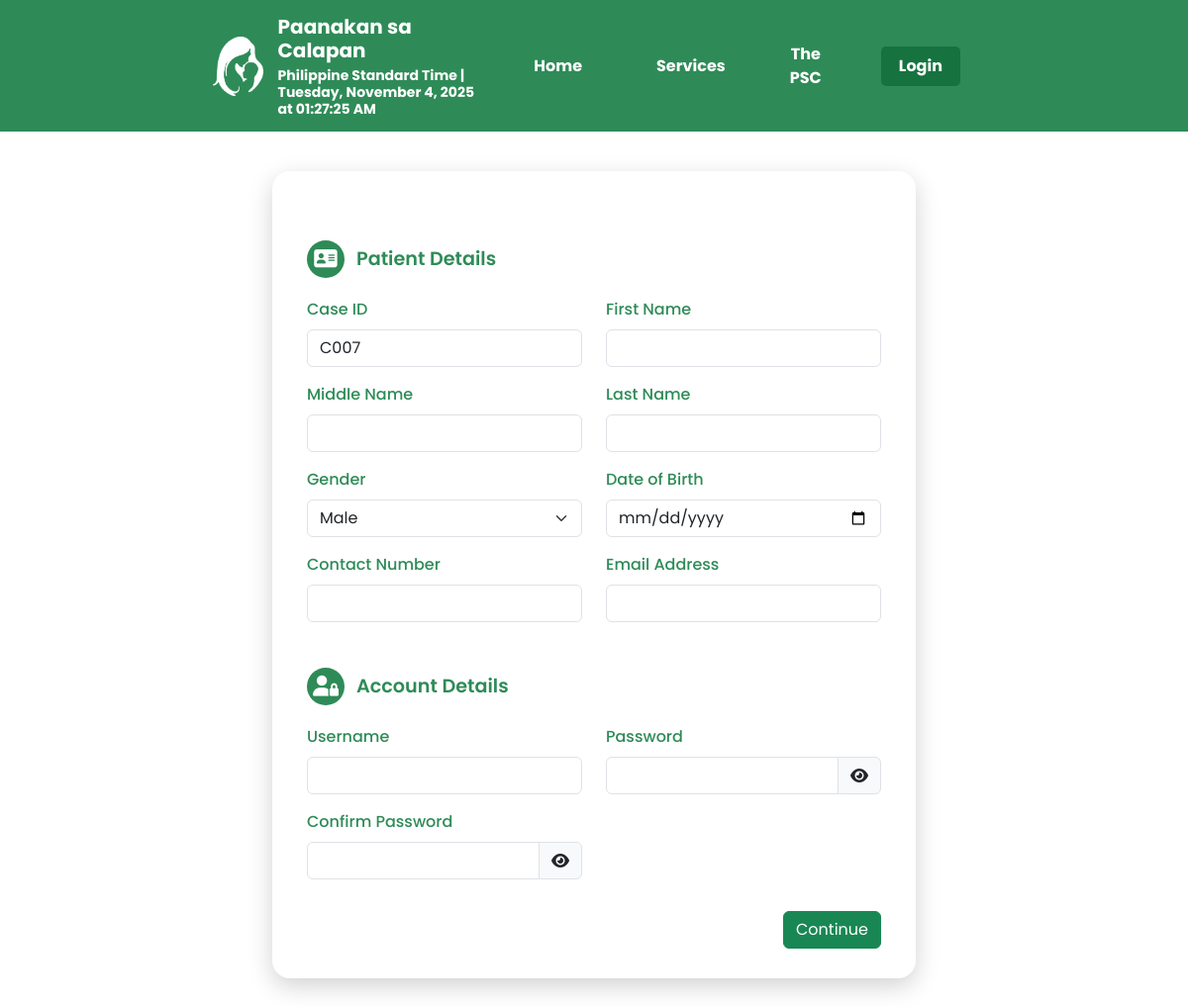
/add_patient.php, run on an earlier commit of the app's database.
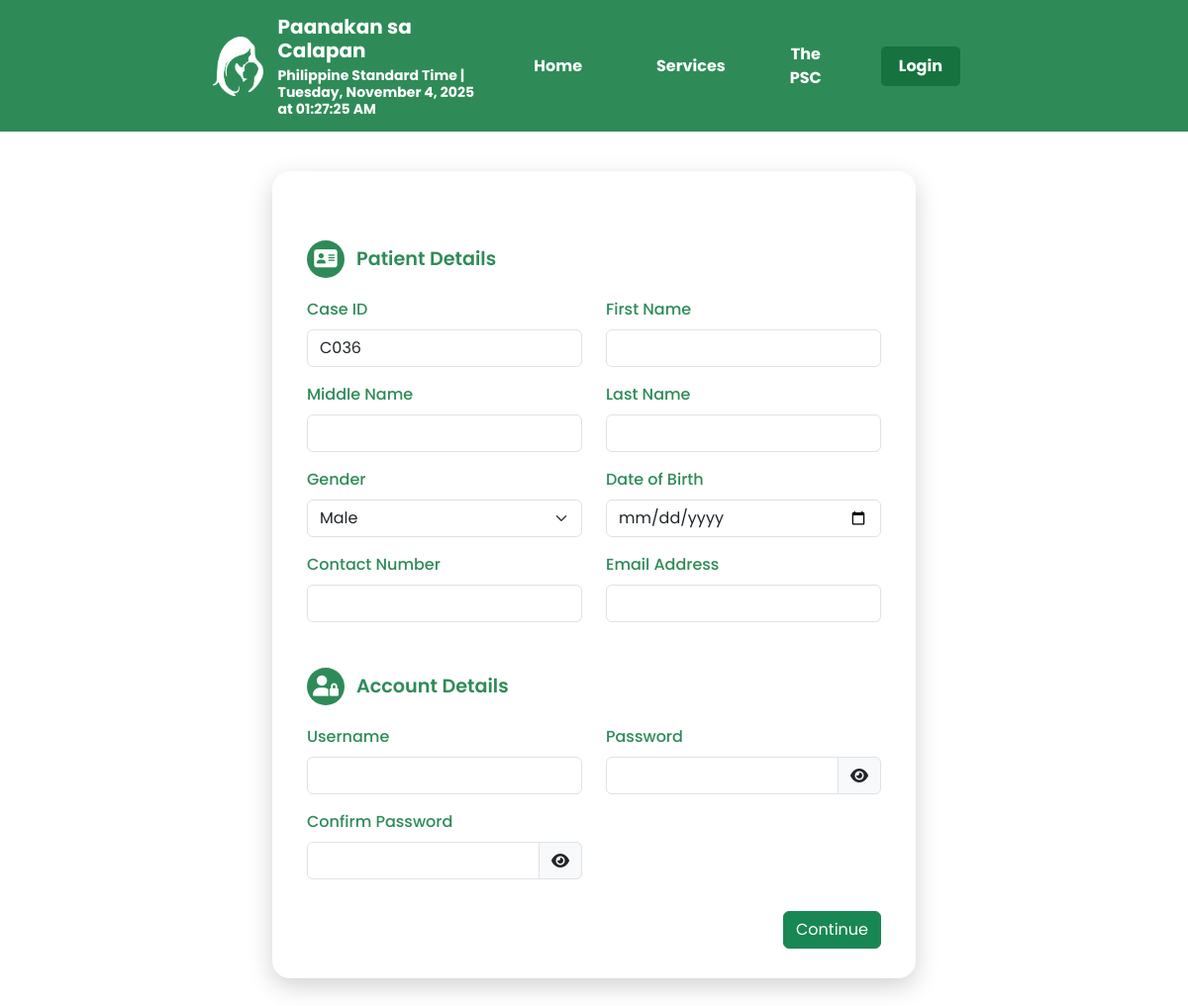
And on a later commit of the database.
### tables this page shows
CREATE TABLE `patients` (
  `patient_id` int(11) NOT NULL,
  `case_id` varchar(20) NOT NULL,
  `user_id` int(11) DEFAULT NULL,
  `first_name` varchar(50) NOT NULL,
  `middle_name` varchar(50) DEFAULT NULL,
  `last_name` varchar(50) NOT NULL,
  `gender` enum('Male','Female') NOT NULL,
  `date_of_birth` date NOT NULL,
  `email` varchar(50) DEFAULT NULL,
  `contact_number` varchar(15) NOT NULL,
  `philhealth_no` varchar(20) DEFAULT NULL,
  `religion` varchar(50) DEFAULT NULL,
  `civil_status` enum('Single','Married','Widowed','Separated','Divorced') DEFAULT NULL,
  `nationality` varchar(50) DEFAULT NULL,
  `occupation` varchar(100) DEFAULT NULL,
  `address` text DEFAULT NULL,
  `patient_status` enum('Admitted','Discharged') DEFAULT NULL,
  `created_at` timestamp NOT NULL DEFAULT current_timestamp()
);

### add_patient.php (the view, shortened to what this page needs)
<?php
$pdo = connection();
function generateCaseId($pdo) {
    $query = "SELECT case_id FROM patients ORDER BY case_id DESC LIMIT 1";
    $stmt = $pdo->query($query);
    $last_case_id = $stmt->fetchColumn();
    if ($last_case_id) {
        $last_number = (int)substr($last_case_id, 1);
        $new_number = $last_number + 1;
        $new_case_id = 'C' . str_pad($new_number, 3, '0', STR_PAD_LEFT);
    } else {
        $new_case_id = 'C001';
    }
    return $new_case_id;
}
$case_id = generateCaseId($pdo);
?>
<!DOCTYPE html>
<html lang="en">
<head>
    <link href="https://cdn.jsdelivr.net/npm/bootstrap@5.3.3/dist/css/bootstrap.min.css" rel="stylesheet">
    <link rel="stylesheet" href="../css/sidebar.css">
    <link rel="stylesheet" href="css/form.css">
    <link rel="stylesheet" href="https://cdnjs.cloudflare.com/ajax/libs/font-awesome/6.4.0/css/all.min.css">
</head>
<body>
<?php include 'header.php'; ?>
<main>
    <div class="registration-card">
        <form action="add_patient.php" method="POST">
            <div class="section-divider">
                <div class="section-icon"><i class="fas fa-address-card"></i></div>
                <div class="section-title">Patient Details</div>
            </div>
        <div class="row mb-3">
                <div class="col-md-6 mb-3">
                <label for="case_id" class="form-label">Case ID</label>
                <input type="text" name="case_id" id="case_id" class="form-control" value="<?= htmlspecialchars($case_id) ?>" readonly>
            </div>
                <div class="col-md-6 mb-3">
                <label for="first_name" class="form-label">First Name</label>
                    <input type="text" name="first_name" id="first_name" class="form-control capitalize" oninput="capitalizeInput(this)" required value="<?= isset($_POST['first_name']) ? htmlspecialchars($_POST['first_name']) : '' ?>">
            </div>
                <div class="col-md-6 mb-3">
                <label for="middle_name" class="form-label">Middle Name</label>
                    <input type="text" name="middle_name" id="middle_name" class="form-control capitalize" oninput="capitalizeInput(this)" value="<?= isset($_POST['middle_name']) ? htmlspecialchars($_POST['middle_name']) : '' ?>">
            </div>
                <div class="col-md-6 mb-3">
                <label for="last_name" class="form-label">Last Name</label>
                    <input type="text" name="last_name" id="last_name" class="form-control capitalize" oninput="capitalizeInput(this)" required value="<?= isset($_POST['last_name']) ? htmlspecialchars($_POST['last_name']) : '' ?>">
            </div>
                <div class="col-md-6 mb-3">
                <label for="gender" class="form-label">Gender</label>
                <select name="gender" id="gender" class="form-select" required>
                        <option value="Male" <?= (isset($_POST['gender']) && $_POST['gender'] == 'Male') ? 'selected' : '' ?>>Male</option>
                </select>
            </div>
                <div class="col-md-6 mb-3">
                <label for="date_of_birth" class="form-label">Date of Birth</label>
                    <input type="date" name="date_of_birth" id="date_of_birth" class="form-control" required value="<?= isset($_POST['date_of_birth']) ? htmlspecialchars($_POST['date_of_birth']) : '' ?>">
            </div>
                <div class="col-md-6 mb-3">
                <label for="contact_number" class="form-label">Contact Number</label>
                <input type="tel" name="contact_number" id="contact_number" class="form-control" pattern="[0-9]{11}" maxlength="11"
                        oninput="this.value = this.value.replace(/[^0-9]/g, '').slice(0, 11);" required value="<?= isset($_POST['contact_number']) ? htmlspecialchars($_POST['contact_number']) : '' ?>">
                </div>
                <div class="col-md-6 mb-3">
                    <label for="email" class="form-label">Email Address</label>
                    <input type="email" name="email" id="email" class="form-control" required value="<?= isset($_POST['email']) ? htmlspecialchars($_POST['email']) : '' ?>">
                </div>
            </div>
            <div class="section-divider">
                <div class="section-icon"><i class="fas fa-user-lock"></i></div>
                <div class="section-title">Account Details</div>
            </div>
            <div class="row mb-3">
                <div class="col-md-6 mb-3">
                    <label for="username" class="form-label">Username</label>
                    <input type="text" name="username" id="username" class="form-control" required value="<?= isset($_POST['username']) ? htmlspecialchars($_POST['username']) : '' ?>">
                </div>
                <div class="col-md-6 mb-3">
                    <label for="password" class="form-label">Password</label>
                    <div class="input-group">
                        <input type="password" name="password" id="password" class="form-control" required minlength="6">
                        <span class="input-group-text" style="cursor:pointer;" onclick="togglePassword('password', this)">
                            <i class="fas fa-eye"></i>
                        </span>
                    </div>
                </div>
                <div class="col-md-6 mb-3">
                    <label for="confirm_password" class="form-label">Confirm Password</label>
                    <div class="input-group">
                        <input type="password" name="confirm_password" id="confirm_password" class="form-control" required minlength="6">
                        <span class="input-group-text" style="cursor:pointer;" onclick="togglePassword('confirm_password', this)">
                            <i class="fas fa-eye"></i>
                        </span>
                    </div>
            </div>
        </div>
        <div class="d-flex justify-content-end">
            <button type="submit" class="btn btn-success">Continue</button>
        </div>
    </form>
    </div>
</main>
</body>
</html>

### header.php (shortened to what this page needs)
<!DOCTYPE html>
<html lang="en">
<head>
    <link href="https://cdn.jsdelivr.net/npm/bootstrap@5.3.0/dist/css/bootstrap.min.css" rel="stylesheet">
    <link rel="stylesheet" href="style.css">
</head>
<body>
    <nav class="header">
        <div class="header-left">
            <div class="logo-container">
                <img src="PSC_white.png" alt="Logo" class="logo">
                <div class="header-title">
                    Paanakan sa Calapan<br>
                    <div id="current-date" class="date-container"></div>
                </div>
            </div>
        </div>
        <div class="d-flex align-items-center" id="nav">
            <div>
                <a href="index.php">
                <button class="home-btn">Home</button>
                </a>
            </div>
            <div class="dropdown">
                <button class="dropdown-btn">Services</button>
            </div>
            <div class="dropdown">
                <button class="dropdown-btn">The PSC</button>
            </div>
            <a href="login.php">
                <button class="login-btn">Login</button>
            </a>
        </div>
    </nav>
</body>
</html>

### css/sidebar.css (style rules this page uses)
* { margin: 0; padding: 0; box-sizing: border-box; font-family: "Poppins", sans-serif; }
body { min-height: 100vh; background: rgb(255, 255, 255); }

### css/form.css (style rules this page uses)
.form-control { border-radius: 5px; }
form { margin: 0; }
.d-flex { display: flex; align-items: center; gap: 5px; }

### style.css (style rules this page uses)
body { font-family: Poppins, sans-serif; }
.header { background-color: #2E8B57; padding: 15px; display: flex; align-items: center; justify-content: space-between; color: white; }
.header-left { margin-left: 200px; display: flex; align-items: center; }
.logo-container { display: flex; align-items: center; }
.logo { height: 60px; margin-right: 15px; }
.header-title { font-size: 20px; font-weight: bold; line-height: 1.2; }
.header a { color: white; margin: 0 15px; text-decoration: none; font-size: 18px; font-weight: bold; }
.header .login-btn { font-weight: bold; background-color: #16733F; border: none; padding: 8px 18px; color: white; border-radius: 5px; }
.date-container { font-size: 14px; margin-top: 5px; }
.dropdown { position: relative; display: inline-block; margin-left: 20px; }
#nav { margin-right: 200px; }
.dropdown-btn { background-color: #2E8B57; color: white; padding: 10px 15px; border: none; cursor: pointer; font-size: 18px; font-weight: bold; border-radius: 5px; }
.login-btn { background-color: #16733F; color: white; padding: 10px 15px; border: none; border-radius: 5px; cursor: pointer; font-size: 16px; margin-left: 20px; }
.home-btn { background-color: #2E8B57; color: white; padding: 10px 15px; border: none; border-radius: 5px; cursor: pointer; font-size: 16px; margin-left: 20px; font-weight: bold; }
.dropdown { position: relative; display: inline-block; }
.dropdown-btn { background-color: #2E8B57; color: white; padding: 12px 20px; font-size: 16px; border: none; cursor: pointer; border-radius: 5px; transition: background-color 0.3s ease; }

### add_patient.php (style rules this page uses)
body { background: #e8f5e9; font-family: 'Poppins', sans-serif; }
.registration-card { background: #fff; border-radius: 18px; box-shadow: 0 8px 24px rgba(0,0,0,0.18); max-width: 650px; margin: 40px auto 30px auto; padding: 40px 35px 30px 35px; position: relative; z-index: 2; }
.section-divider { display: flex; align-items: center; margin: 30px 0 20px 0; }
.section-divider .section-icon { background: #2E8B57; color: #fff; border-radius: 50%; width: 38px; height: 38px; display: flex; align-items: center; justify-content: center; font-size: 1.3rem; margin-right: 12px; }
.section-divider .section-title { font-size: 1.2rem; font-weight: 600; color: #2E8B57; margin-bottom: 0; }
.form-label { font-weight: 500; color: #2E8B57; }
.form-control, .form-select { border-radius: 8px; font-size: 1rem; }
.capitalize { text-transform: capitalize; }
.btn-success { background: #2E8B57; border: none; border-radius: 8px; font-size: 1.1rem; padding: 10px 28px; font-weight: 500; transition: 0.2s; }

What changed in the data, as far as the page shows it:
no longer on this page (row edited): patients: case_id "C007"
added patients: case_id "C036"
